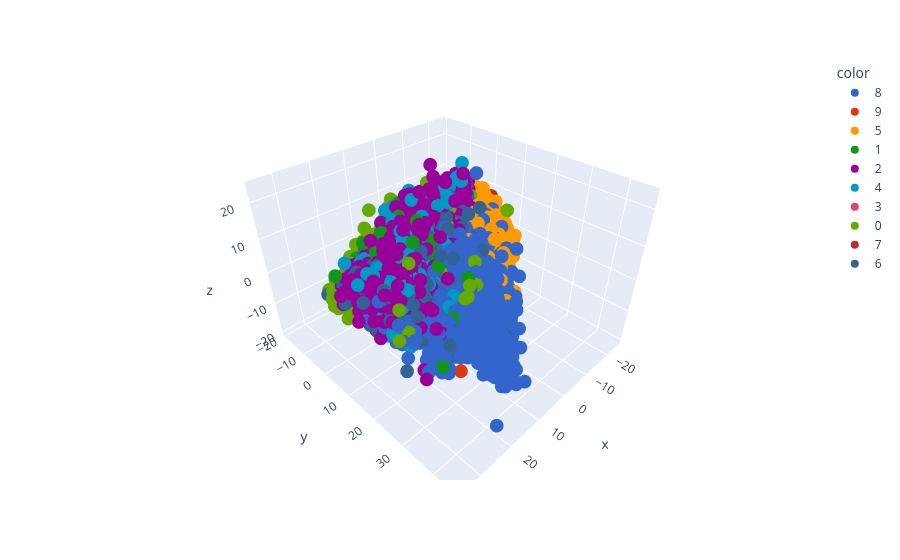

Here is the notebook cell this chart was saved with:
### Markdown cell above
Plotting the 3D transformed data.

### Code cell
y_train_str = y_train.astype(str)
fig = px.scatter_3d(x=x_train_pca_3D[:,0], y=x_train_pca_3D[:,1], z=x_train_pca_3D[:,2], color=y_train_str, color_discrete_sequence=px.colors.qualitative.G10)
fig.show()

### Figure 1 — Plotly figure (JSON) as saved in the notebook; plotly's stock layout.template omitted (floating-point values rounded to 4 significant figures; data arrays with more than 128 entries replaced by an {"elided": "..."} marker saying what was removed)
{"data": [{"hovertemplate": "color=8<br>x=%{x}<br>y=%{y}<br>z=%{z}<extra></extra>", "legendgroup": "8", "marker": {"color": "#3366CC", "symbol": "circle"}, "mode": "markers", "name": "8", "scene": "scene", "showlegend": true, "type": "scatter3d", "x": {"elided": "5569 float values"}, "y": {"elided": "5569 float values"}, "z": {"elided": "5569 float values"}}, {"hovertemplate": "color=9<br>x=%{x}<br>y=%{y}<br>z=%{z}<extra></extra>", "legendgroup": "9", "marker": {"color": "#DC3912", "symbol": "circle"}, "mode": "markers", "name": "9", "scene": "scene", "showlegend": true, "type": "scatter3d", "x": {"elided": "5629 float values"}, "y": {"elided": "5629 float values"}, "z": {"elided": "5629 float values"}}, {"hovertemplate": "color=5<br>x=%{x}<br>y=%{y}<br>z=%{z}<extra></extra>", "legendgroup": "5", "marker": {"color": "#FF9900", "symbol": "circle"}, "mode": "markers", "name": "5", "scene": "scene", "showlegend": true, "type": "scatter3d", "x": {"elided": "5597 float values"}, "y": {"elided": "5597 float values"}, "z": {"elided": "5597 float values"}}, {"hovertemplate": "color=1<br>x=%{x}<br>y=%{y}<br>z=%{z}<extra></extra>", "legendgroup": "1", "marker": {"color": "#109618", "symbol": "circle"}, "mode": "markers", "name": "1", "scene": "scene", "showlegend": true, "type": "scatter3d", "x": {"elided": "5652 float values"}, "y": {"elided": "5652 float values"}, "z": {"elided": "5652 float values"}}, {"hovertemplate": "color=2<br>x=%{x}<br>y=%{y}<br>z=%{z}<extra></extra>", "legendgroup": "2", "marker": {"color": "#990099", "symbol": "circle"}, "mode": "markers", "name": "2", "scene": "scene", "showlegend": true, "type": "scatter3d", "x": {"elided": "5614 float values"}, "y": {"elided": "5614 float values"}, "z": {"elided": "5614 float values"}}, {"hovertemplate": "color=4<br>x=%{x}<br>y=%{y}<br>z=%{z}<extra></extra>", "legendgroup": "4", "marker": {"color": "#0099C6", "symbol": "circle"}, "mode": "markers", "name": "4", "scene": "scene", "showlegend": true, "type": "scatter3d", "x": {"elided": "5625 float values"}, "y": {"elided": "5625 float values"}, "z": {"elided": "5625 float values"}}, {"hovertemplate": "color=3<br>x=%{x}<br>y=%{y}<br>z=%{z}<extra></extra>", "legendgroup": "3", "marker": {"color": "#DD4477", "symbol": "circle"}, "mode": "markers", "name": "3", "scene": "scene", "showlegend": true, "type": "scatter3d", "x": {"elided": "5588 float values"}, "y": {"elided": "5588 float values"}, "z": {"elided": "5588 float values"}}, {"hovertemplate": "color=0<br>x=%{x}<br>y=%{y}<br>z=%{z}<extra></extra>", "legendgroup": "0", "marker": {"color": "#66AA00", "symbol": "circle"}, "mode": "markers", "name": "0", "scene": "scene", "showlegend": true, "type": "scatter3d", "x": {"elided": "5601 float values"}, "y": {"elided": "5601 float values"}, "z": {"elided": "5601 float values"}}, {"hovertemplate": "color=7<br>x=%{x}<br>y=%{y}<br>z=%{z}<extra></extra>", "legendgroup": "7", "marker": {"color": "#B82E2E", "symbol": "circle"}, "mode": "markers", "name": "7", "scene": "scene", "showlegend": true, "type": "scatter3d", "x": {"elided": "5578 float values"}, "y": {"elided": "5578 float values"}, "z": {"elided": "5578 float values"}}, {"hovertemplate": "color=6<br>x=%{x}<br>y=%{y}<br>z=%{z}<extra></extra>", "legendgroup": "6", "marker": {"color": "#316395", "symbol": "circle"}, "mode": "markers", "name": "6", "scene": "scene", "showlegend": true, "type": "scatter3d", "x": {"elided": "5547 float values"}, "y": {"elided": "5547 float values"}, "z": {"elided": "5547 float values"}}], "layout": {"legend": {"title": {"text": "color"}, "tracegroupgap": 0}, "margin": {"t": 60}, "scene": {"domain": {"x": [0, 1], "y": [0, 1]}, "xaxis": {"title": {"text": "x"}}, "yaxis": {"title": {"text": "y"}}, "zaxis": {"title": {"text": "z"}}}}}
